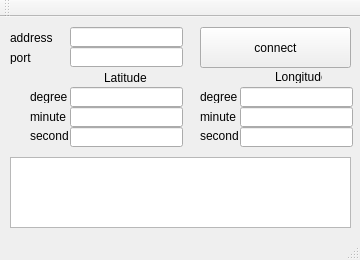
<?xml version="1.0" encoding="UTF-8"?>
<ui version="4.0">
 <class>MainWindow</class>
 <widget class="QMainWindow" name="MainWindow">
  <property name="geometry">
   <rect>
    <x>0</x>
    <y>0</y>
    <width>360</width>
    <height>260</height>
   </rect>
  </property>
  <property name="windowTitle">
   <string>Client</string>
  </property>
  <widget class="QWidget" name="centralWidget">
   <widget class="QPushButton" name="pushButton">
    <property name="geometry">
     <rect>
      <x>200</x>
      <y>10</y>
      <width>151</width>
      <height>41</height>
     </rect>
    </property>
    <property name="text">
     <string>connect</string>
    </property>
   </widget>
   <widget class="QLineEdit" name="lat_degree">
    <property name="geometry">
     <rect>
      <x>70</x>
      <y>70</y>
      <width>113</width>
      <height>20</height>
     </rect>
    </property>
   </widget>
   <widget class="QLineEdit" name="lat_minute">
    <property name="geometry">
     <rect>
      <x>70</x>
      <y>90</y>
      <width>113</width>
      <height>20</height>
     </rect>
    </property>
   </widget>
   <widget class="QLineEdit" name="lat_second">
    <property name="geometry">
     <rect>
      <x>70</x>
      <y>110</y>
      <width>113</width>
      <height>20</height>
     </rect>
    </property>
   </widget>
   <widget class="QLineEdit" name="long_degree">
    <property name="geometry">
     <rect>
      <x>240</x>
      <y>70</y>
      <width>113</width>
      <height>20</height>
     </rect>
    </property>
   </widget>
   <widget class="QLineEdit" name="long_minute">
    <property name="geometry">
     <rect>
      <x>240</x>
      <y>90</y>
      <width>113</width>
      <height>20</height>
     </rect>
    </property>
   </widget>
   <widget class="QLineEdit" name="long_second">
    <property name="geometry">
     <rect>
      <x>240</x>
      <y>110</y>
      <width>113</width>
      <height>20</height>
     </rect>
    </property>
   </widget>
   <widget class="QLineEdit" name="addressEdit">
    <property name="geometry">
     <rect>
      <x>70</x>
      <y>10</y>
      <width>113</width>
      <height>20</height>
     </rect>
    </property>
   </widget>
   <widget class="QLineEdit" name="portEdit">
    <property name="geometry">
     <rect>
      <x>70</x>
      <y>30</y>
      <width>113</width>
      <height>20</height>
     </rect>
    </property>
   </widget>
   <widget class="QLabel" name="label">
    <property name="geometry">
     <rect>
      <x>10</x>
      <y>14</y>
      <width>47</width>
      <height>13</height>
     </rect>
    </property>
    <property name="text">
     <string>address</string>
    </property>
   </widget>
   <widget class="QLabel" name="label_2">
    <property name="geometry">
     <rect>
      <x>10</x>
      <y>34</y>
      <width>47</width>
      <height>13</height>
     </rect>
    </property>
    <property name="text">
     <string>port</string>
    </property>
   </widget>
   <widget class="QLabel" name="label_3">
    <property name="geometry">
     <rect>
      <x>30</x>
      <y>73</y>
      <width>47</width>
      <height>13</height>
     </rect>
    </property>
    <property name="text">
     <string>degree</string>
    </property>
   </widget>
   <widget class="QLabel" name="label_4">
    <property name="geometry">
     <rect>
      <x>30</x>
      <y>93</y>
      <width>47</width>
      <height>13</height>
     </rect>
    </property>
    <property name="text">
     <string>minute</string>
    </property>
   </widget>
   <widget class="QLabel" name="label_5">
    <property name="geometry">
     <rect>
      <x>30</x>
      <y>112</y>
      <width>47</width>
      <height>13</height>
     </rect>
    </property>
    <property name="text">
     <string>second</string>
    </property>
   </widget>
   <widget class="QLabel" name="label_6">
    <property name="geometry">
     <rect>
      <x>200</x>
      <y>73</y>
      <width>47</width>
      <height>13</height>
     </rect>
    </property>
    <property name="text">
     <string>degree</string>
    </property>
   </widget>
   <widget class="QLabel" name="label_7">
    <property name="geometry">
     <rect>
      <x>200</x>
      <y>112</y>
      <width>47</width>
      <height>13</height>
     </rect>
    </property>
    <property name="text">
     <string>second</string>
    </property>
   </widget>
   <widget class="QLabel" name="label_8">
    <property name="geometry">
     <rect>
      <x>200</x>
      <y>93</y>
      <width>47</width>
      <height>13</height>
     </rect>
    </property>
    <property name="text">
     <string>minute</string>
    </property>
   </widget>
   <widget class="QTextEdit" name="textEdit">
    <property name="geometry">
     <rect>
      <x>10</x>
      <y>140</y>
      <width>341</width>
      <height>71</height>
     </rect>
    </property>
   </widget>
   <widget class="QLabel" name="label_9">
    <property name="geometry">
     <rect>
      <x>104</x>
      <y>54</y>
      <width>47</width>
      <height>13</height>
     </rect>
    </property>
    <property name="text">
     <string>Latitude</string>
    </property>
   </widget>
   <widget class="QLabel" name="label_10">
    <property name="geometry">
     <rect>
      <x>275</x>
      <y>53</y>
      <width>47</width>
      <height>13</height>
     </rect>
    </property>
    <property name="text">
     <string>Longitude</string>
    </property>
   </widget>
  </widget>
  <widget class="QMenuBar" name="menuBar">
   <property name="geometry">
    <rect>
     <x>0</x>
     <y>0</y>
     <width>360</width>
     <height>21</height>
    </rect>
   </property>
  </widget>
  <widget class="QToolBar" name="mainToolBar">
   <attribute name="toolBarArea">
    <enum>TopToolBarArea</enum>
   </attribute>
   <attribute name="toolBarBreak">
    <bool>false</bool>
   </attribute>
  </widget>
  <widget class="QStatusBar" name="statusBar"/>
 </widget>
 <layoutdefault spacing="6" margin="11"/>
 <resources/>
 <connections/>
</ui>
